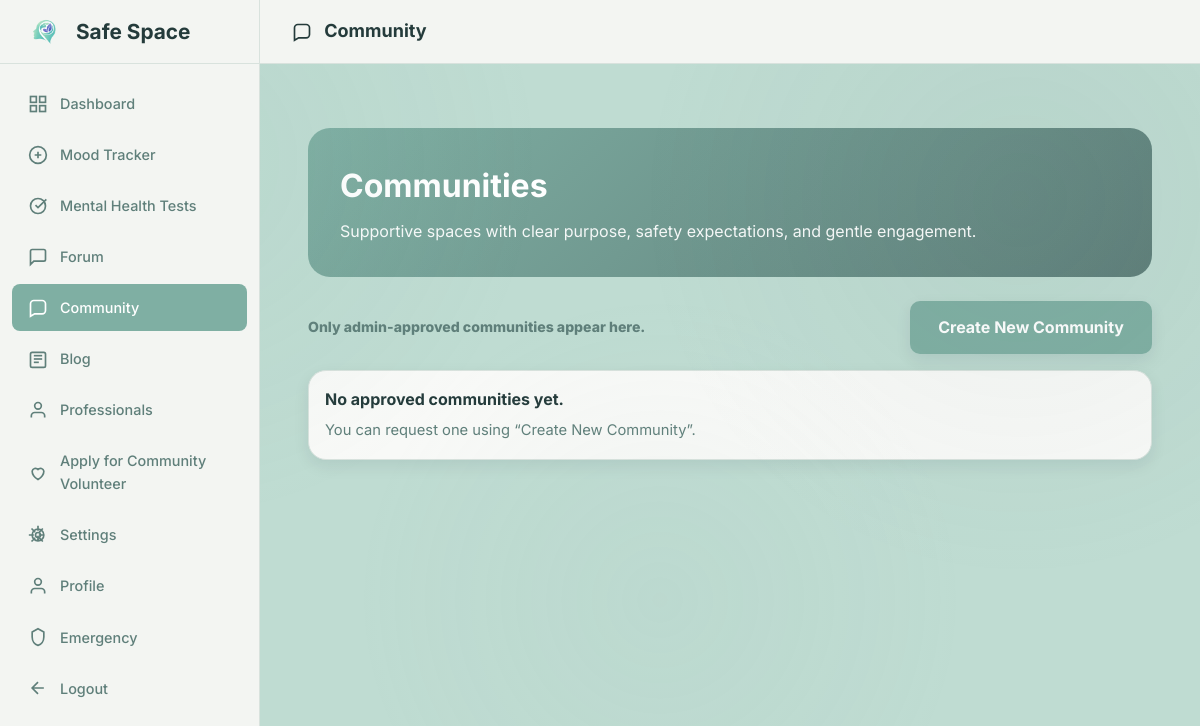
Page /dashboard/community.php (signed in) on the earlier database version.
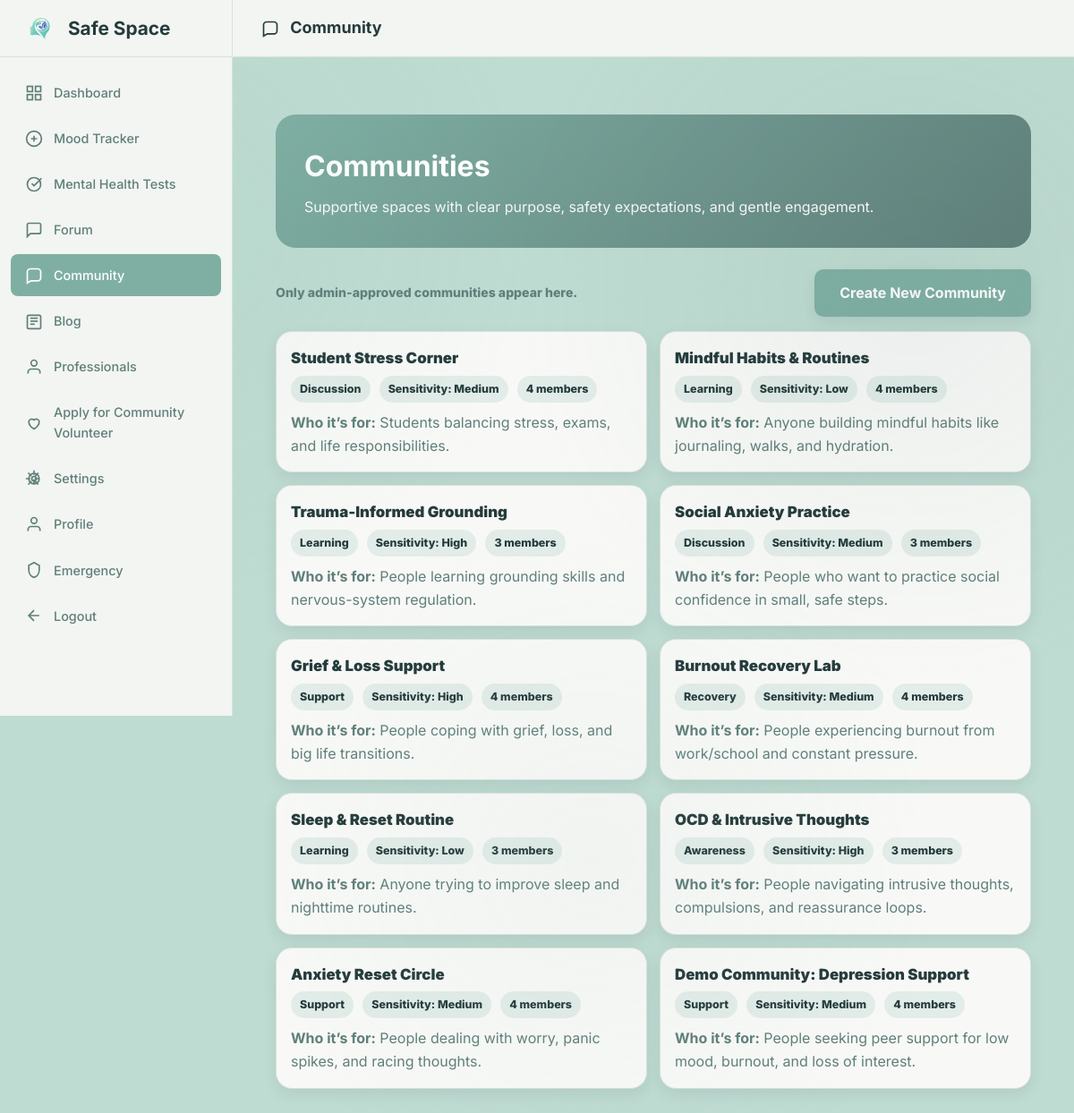
Same page on the later database version.
### tables this page shows
CREATE TABLE communities (
    community_id INT AUTO_INCREMENT PRIMARY KEY,
    creator_user_id INT NOT NULL,
    name VARCHAR(120) NOT NULL,
    focus_tag ENUM('support','awareness','recovery','learning','discussion') NOT NULL DEFAULT 'support',
    sensitivity_level ENUM('low','medium','high') NOT NULL DEFAULT 'medium',
    allow_anonymous_posts BOOLEAN DEFAULT FALSE,
    purpose_who_for TEXT NOT NULL,
    purpose_support_expected TEXT NOT NULL,
    safety_considerations TEXT NULL,
    status ENUM('approved','archived') DEFAULT 'approved',
    created_at TIMESTAMP DEFAULT CURRENT_TIMESTAMP,
    updated_at TIMESTAMP DEFAULT CURRENT_TIMESTAMP ON UPDATE CURRENT_TIMESTAMP,
    FOREIGN KEY (creator_user_id) REFERENCES users(user_id) ON DELETE CASCADE,
    UNIQUE KEY uq_community_name (name),
    INDEX idx_status_created (status, created_at),
    INDEX idx_creator (creator_user_id, created_at)
);

### config/config.php (called while the page is built, shortened)
<?php
function get_user_type() {
    return $_SESSION['user_type'] ?? null;
}
?>

### dashboard/community.php (the view, shortened to what this page needs)
<?php
require_once '../config/config.php';
require_once __DIR__ . '/community/community_lib.php';
$communities = [];
$stmt = $conn->prepare(
    "SELECT c.community_id, c.name, c.focus_tag, c.sensitivity_level, c.allow_anonymous_posts,
            c.purpose_who_for, c.purpose_support_expected, c.created_at,
            (SELECT COUNT(*) FROM community_members m WHERE m.community_id = c.community_id) AS member_count
     FROM communities c
     WHERE c.status = 'approved'
     ORDER BY c.created_at DESC"
);
$stmt->execute();
$res = $stmt->get_result();
while ($row = $res->fetch_assoc()) { $communities[] = $row; }
?>
<!DOCTYPE html>
<html lang="en">
<head>
    <link rel="stylesheet" href="../assets/css/styles.css">
    <link rel="stylesheet" href="includes/dashboard-layout.css">
</head>
<body>
<div class="dashboard-wrapper">
    <?php include 'includes/sidebar.php'; ?>
    <main class="main-content">
        <div class="top-bar">
            <h2 style="margin: 0; font-size: 18px; color: var(--text-primary);">
                <svg viewBox="0 0 24 24" width="20" height="20" fill="none" stroke="currentColor" stroke-width="2" style="display: inline-block; margin-right: 8px; vertical-align: middle;"><path d="M21 15a4 4 0 0 1-4 4H8l-5 3V7a4 4 0 0 1 4-4h10a4 4 0 0 1 4 4z"/></svg>
                Community
            </h2>
        </div>
        <div class="content-area">
            <div class="wrap">
                <div class="hero">
                    <h1 style="margin:0 0 8px; font-size: 2rem;">Communities</h1>
                    <p style="margin:0; opacity: 0.92;">Supportive spaces with clear purpose, safety expectations, and gentle engagement.</p>
                </div>
                <div class="actions">
                    <div class="small" style="color: var(--text-secondary); font-weight: 800;">Only admin-approved communities appear here.</div>
                    <a class="btn btn-primary" href="community_create.php">Create New Community</a>
                </div>
                <?php if (empty($communities)): ?>
                    <div class="card">
                        <strong>No approved communities yet.</strong>
                        <div class="meta">You can request one using “Create New Community”.</div>
                    </div>
                <?php else: ?>
                    <div class="grid">
                        <?php foreach ($communities as $c): ?>
                            <a class="card card-link" href="community_view.php?community_id=<?php echo (int)$c['community_id']; ?>">
                                <div class="row">
                                    <div>
                                        <h3 class="title"><?php echo htmlspecialchars($c['name']); ?></h3>
                                        <div class="meta">
                                            <span class="badge"><?php echo htmlspecialchars(ucfirst($c['focus_tag'])); ?></span>
                                            <span class="badge">Sensitivity: <?php echo htmlspecialchars(ucfirst($c['sensitivity_level'])); ?></span>
                                            <span class="badge"><?php echo ((int)($c['member_count'] ?? 0)); ?> members</span>
                                        </div>
                                    </div>
                                </div>
                                <p class="desc">
                                    <strong>Who it’s for:</strong> <?php echo nl2br(htmlspecialchars(mb_strimwidth((string)$c['purpose_who_for'], 0, 150, '…'))); ?>
                                </p>
                            </a>
                        <?php endforeach; ?>
                    </div>
                <?php endif; ?>
            </div>
        </div>
    </main>
</div>
</body>
</html>

### dashboard/includes/sidebar.php (shortened to what this page needs)
<?php
$current_page = basename($_SERVER['PHP_SELF']);
$is_professional_user = false;
$show_community_volunteer_apply = false;
if (function_exists('get_user_id') && function_exists('get_user_type')) {
    $uid = get_user_id();
    $utype = get_user_type();
    $is_professional_user = ($utype === 'professional');
    if ($utype === 'volunteer') {
        $show_community_volunteer_apply = true;
    } elseif (!empty($uid) && function_exists('user_has_volunteer_permission') && user_has_volunteer_permission((int)$uid)) {
        $show_community_volunteer_apply = true;
    }
}
?>
<aside class="sidebar">
    <a href="index.php" class="nav-brand">
        <img src="../images/logo.png" alt="Safe Space Logo" style="width: 40px; height: 40px; border-radius: 12px;">
        Safe Space
    </a>
    <nav class="nav-links">
        <a href="index.php" class="<?php echo $current_page === 'index.php' ? 'active' : ''; ?>">
            <svg viewBox="0 0 24 24" width="20" height="20" fill="none" stroke="currentColor" stroke-width="2">
                <rect x="3" y="3" width="7" height="7"/><rect x="14" y="3" width="7" height="7"/><rect x="14" y="14" width="7" height="7"/><rect x="3" y="14" width="7" height="7"/>
            </svg>
            Dashboard
        </a>
        <?php if (!$is_professional_user): ?>
            <a href="mood_tracker.php" class="<?php echo $current_page === 'mood_tracker.php' ? 'active' : ''; ?>">
                <svg viewBox="0 0 24 24" width="20" height="20" fill="none" stroke="currentColor" stroke-width="2">
                    <circle cx="12" cy="12" r="10"/><path d="M8 12h8M12 8v8"/>
                </svg>
                Mood Tracker
            </a>
            <a href="mental_health_tests.php" class="<?php echo $current_page === 'mental_health_tests.php' || $current_page === 'take_test.php' || $current_page === 'test_results.php' ? 'active' : ''; ?>">
                <svg viewBox="0 0 24 24" width="20" height="20" fill="none" stroke="currentColor" stroke-width="2">
                    <path d="M9 11l3 3L22 4M21 12a9 9 0 11-18 0 9 9 0 0118 0z"/>
                </svg>
                Mental Health Tests
            </a>
        <?php endif; ?>
        <a href="forum.php" class="<?php echo $current_page === 'forum.php' ? 'active' : ''; ?>">
            <svg viewBox="0 0 24 24" width="20" height="20" fill="none" stroke="currentColor" stroke-width="2">
                <path d="M21 15a2 2 0 01-2 2H7l-4 4V5a2 2 0 012-2h14a2 2 0 012 2z"/>
            </svg>
            Forum
        </a>
        <a href="community.php" class="<?php echo $current_page === 'community.php' || $current_page === 'community_view.php' ? 'active' : ''; ?>">
            <svg viewBox="0 0 24 24" width="20" height="20" fill="none" stroke="currentColor" stroke-width="2">
                <path d="M21 15a4 4 0 0 1-4 4H8l-5 3V7a4 4 0 0 1 4-4h10a4 4 0 0 1 4 4z"/>
            </svg>
            Community
        </a>
        <a href="blogs.php" class="<?php echo $current_page === 'blogs.php' || $current_page === 'blog_view.php' || $current_page === 'blog_edit.php' ? 'active' : ''; ?>">
            <svg viewBox="0 0 24 24" width="20" height="20" fill="none" stroke="currentColor" stroke-width="2">
                <rect x="3" y="4" width="18" height="18" rx="2" ry="2"/>
                <path d="M7 8h10"/>
                <path d="M7 12h10"/>
                <path d="M7 16h6"/>
            </svg>
            Blog
        </a>
        <a href="professionals.php" class="<?php echo $current_page === 'professionals.php' ? 'active' : ''; ?>">
            <svg viewBox="0 0 24 24" width="20" height="20" fill="none" stroke="currentColor" stroke-width="2">
                <path d="M20 21v-2a4 4 0 00-4-4H8a4 4 0 00-4 4v2M12 3a4 4 0 100 8 4 4 0 000-8z"/>
            </svg>
            Professionals
        </a>
        <?php if ($show_community_volunteer_apply): ?>
            <a href="community_volunteer_apply.php" class="<?php echo $current_page === 'community_volunteer_apply.php' ? 'active' : ''; ?>">
                <svg viewBox="0 0 24 24" width="20" height="20" fill="none" stroke="currentColor" stroke-width="2">
                    <path d="M12 21s-7-4.35-7-10a4 4 0 0 1 7-2 4 4 0 0 1 7 2c0 5.65-7 10-7 10z"/>
                </svg>
                Apply for Community Volunteer
            </a>
        <?php endif; ?>
        <a href="settings.php" class="<?php echo $current_page === 'settings.php' ? 'active' : ''; ?>">
            <svg viewBox="0 0 24 24" width="20" height="20" fill="none" stroke="currentColor" stroke-width="2">
                <circle cx="12" cy="12" r="3"/><path d="M12 1v6m0 6v6M4.22 4.22l4.24 4.24m5.08 0l4.24-4.24M1 12h6m6 0h6M4.22 19.78l4.24-4.24m5.08 0l4.24 4.24M19 12a7 7 0 11-14 0 7 7 0 0114 0z"/>
            </svg>
            Settings
        </a>
        <a href="profile.php" class="<?php echo $current_page === 'profile.php' ? 'active' : ''; ?>">
            <svg viewBox="0 0 24 24" width="20" height="20" fill="none" stroke="currentColor" stroke-width="2">
                <path d="M20 21v-2a4 4 0 00-4-4H8a4 4 0 00-4 4v2M12 3a4 4 0 100 8 4 4 0 000-8z"/>
            </svg>
            Profile
        </a>
        <?php if (!$is_professional_user): ?>
            <a href="emergency.php" class="<?php echo $current_page === 'emergency.php' ? 'active' : ''; ?>">
                <svg viewBox="0 0 24 24" width="20" height="20" fill="none" stroke="currentColor" stroke-width="2">
                    <path d="M12 2l7 4v6c0 5-3 9-7 10-4-1-7-5-7-10V6l7-4z"/>
                </svg>
                Emergency
            </a>
        <?php endif; ?>
        <a href="logout.php" onclick="return confirm('Are you sure you want to logout?');">
            <svg viewBox="0 0 24 24" width="20" height="20" fill="none" stroke="currentColor" stroke-width="2">
                <path d="M19 12H5m7-7l-7 7 7 7"/>
            </svg>
            Logout
        </a>
    </nav>
</aside>

### assets/css/styles.css (style rules this page uses)
:root { --bg-page: #BFDCD2; --bg-primary: #BFDCD2; --bg-surface: #F3F5F2; --bg-card: #F8F9F7; --accent-primary: #7FAFA3; --accent-soft: #9FBFB6; --border-soft: #D8E2DD; --primary-color: #7FAFA3; --primary-dark: #6A9A8E; --primary-light: #9FBFB6; --secondary-color: #5F7F7A; --accent-color: #9FBFB6; --accent-warm: #7FAFA3; --white: #F8F9F7; --light-bg: #F3F5F2; --light-gray: #D8E2DD; --medium-gray: #5F7F7A; --dark-gray: #243B3B; --text-primary: #243B3B; --text-secondary: #5F7F7A; --success: #22c55e; --warning: #f59e0b; --error: #ef4444; --info: #3b82f6; --shadow-sm: 0 6px 16px rgba(12, 27, 51, 0.08); --shadow-md: 0 12px 28px rgba(12, 27, 51, 0.12); --shadow-lg: 0 18px 48px rgba(12, 27, 51, 0.18); --shadow-glow: 0 0 24px rgba(20, 184, 166, 0.35); --radius-sm: 10px; --radius-md: 14px; --radius-lg: 22px; --radius-xl: 32px; --transition-fast: 0.18s ease; --transition-normal: 0.3s ease; --transition-slow: 0.5s ease; --spacing-xs: 0.5rem; --spacing-sm: 1rem; --spacing-md: 1.5rem; --spacing-lg: 2rem; --spacing-xl: 3rem; }
* { margin: 0; padding: 0; box-sizing: border-box; }
html { font-size: 16px; scroll-behavior: smooth; }
body { font-family: 'Inter', 'DM Sans', 'Poppins', system-ui, -apple-system, sans-serif; background: var(--bg-primary); color: var(--text-primary); line-height: 1.6; min-height: 100vh; overflow-x: hidden; position: relative; margin: 0; }
body::before { content: ''; position: fixed; top: 0; left: 0; width: 100%; height: 100%; background: radial-gradient(circle at 15% 20%, rgba(127, 175, 163, 0.08), transparent 30%), radial-gradient(circle at 85% 25%, rgba(95, 127, 122, 0.08), transparent 32%), radial-gradient(circle at 55% 75%, rgba(159, 191, 182, 0.08), transparent 34%); pointer-events: none; z-index: 0; }
.btn { display: inline-block; padding: 14px 28px; border: none; border-radius: var(--radius-sm); font-size: 1rem; font-weight: 700; cursor: pointer; transition: all var(--transition-normal); text-align: center; text-decoration: none; font-family: inherit; }
.btn-primary { background: var(--accent-primary); color: #FFFFFF; box-shadow: var(--shadow-sm); }

### dashboard/includes/dashboard-layout.css (style rules this page uses)
.dashboard-wrapper { display: flex; min-height: 100vh; margin: 0; padding: 0; }
.sidebar { width: 260px; background: var(--bg-surface, #F3F5F2); border-right: 1px solid var(--border-soft, #D8E2DD); padding: 0; position: fixed; top: 0; left: 0; height: 100vh; overflow-y: auto; }
.main-content { flex: 1; margin-left: 260px; padding: 0; width: calc(100% - 260px); }
.top-bar { background: var(--bg-surface, #F3F5F2); border-bottom: 1px solid var(--border-soft, #D8E2DD); padding: 0 32px; display: flex; justify-content: space-between; align-items: center; position: sticky; top: 0; z-index: 99; height: 64px; margin: 0; }
.nav-brand { padding: 12px 24px; margin: 0; border-bottom: 1px solid var(--border-soft, #D8E2DD); font-size: 1.3rem; font-weight: 700; color: var(--text-primary, #243B3B); display: flex; align-items: center; gap: 12px; transition: opacity 0.2s ease; height: 64px; text-decoration: none; cursor: pointer; }
.nav-links { display: flex; flex-direction: column; gap: 4px; padding: 16px 12px 0 12px; }
.nav-links a { padding: 12px 16px; border-radius: 8px; text-decoration: none; font-weight: 500; transition: all 0.2s ease; font-size: 0.9rem; display: flex; align-items: center; gap: 12px; color: var(--text-secondary, #5F7F7A); }
.nav-links a.active { background: var(--accent-primary, #7FAFA3); color: #FFFFFF; }
.nav-links svg { min-width: 20px; min-height: 20px; flex-shrink: 0; }
.nav-links a.active svg { color: #FFFFFF; }
.content-area { padding: 2rem; }

Differences in the rows shown:
added communities: name "Student Stress Corner", focus_tag "Discussion", sensitivity_level "Medium", member_count "4", purpose_who_for "Students balancing stress, exams, and life responsibilities."
added communities: name "Mindful Habits & Routines", focus_tag "Learning", sensitivity_level "Low", member_count "4", purpose_who_for "Anyone building mindful habits like journaling, walks, and hydration."
added communities: name "Trauma-Informed Grounding", focus_tag "Learning", sensitivity_level "High", member_count "3", purpose_who_for "People learning grounding skills and nervous-system regulation."
added communities: name "Social Anxiety Practice", focus_tag "Discussion", sensitivity_level "Medium", member_count "3", purpose_who_for "People who want to practice social confidence in small, safe steps."
added communities: name "Grief & Loss Support", focus_tag "Support", sensitivity_level "High", member_count "4", purpose_who_for "People coping with grief, loss, and big life transitions."
added communities: name "Burnout Recovery Lab", focus_tag "Recovery", sensitivity_level "Medium", member_count "4", purpose_who_for "People experiencing burnout from work/school and constant pressure."
added communities: name "Sleep & Reset Routine", focus_tag "Learning", sensitivity_level "Low", member_count "3", purpose_who_for "Anyone trying to improve sleep and nighttime routines."
added communities: name "OCD & Intrusive Thoughts", focus_tag "Awareness", sensitivity_level "High", member_count "3", purpose_who_for "People navigating intrusive thoughts, compulsions, and reassurance loops."
added communities: name "Anxiety Reset Circle", focus_tag "Support", sensitivity_level "Medium", member_count "4", purpose_who_for "People dealing with worry, panic spikes, and racing thoughts."
added communities: name "Demo Community: Depression Support", focus_tag "Support", sensitivity_level "Medium", member_count "4", purpose_who_for "People seeking peer support for low mood, burnout, and loss of interest."
Other differences:
text no longer shown: "No approved communities yet. You can request one using “Create New Community”."
